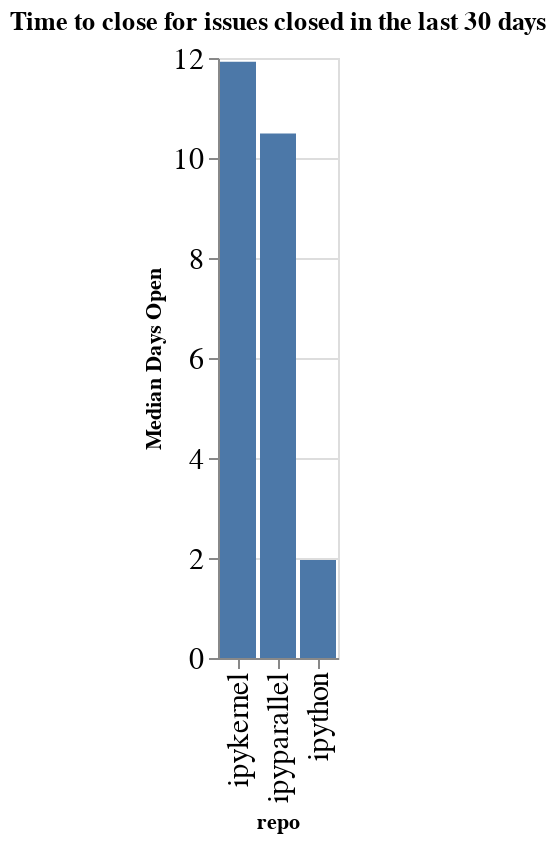

The notebook cell saved with this chart:
### Code cell
time_open = closed.groupby(['org', 'repo']).agg({'time_open': 'median'}).reset_index()
time_open['time_open'] = time_open['time_open'] / (60 * 60 * 24)
time_open['org/repo'] = time_open.apply(lambda a: a['org'] + '/' + a['repo'], axis=1)
sorted_vals = time_open.sort_values(['org', 'time_open'], ascending=False)['repo'].values
alt.Chart(data=time_open, title=f"Time to close for issues closed in the last {n_days} days").mark_bar().encode(
    x=alt.X('repo', sort=alt.Sort(sorted_vals.tolist())),
    y=alt.Y('time_open', title="Median Days Open"),
)

### Figure 1 — Vega-Lite specification as saved in the notebook (floating-point values rounded to 4 significant figures)
{"config": {"axisLeft": {"labelFontSize": 15}, "axisBottom": {"labelFontSize": 15}}, "data": {"name": "data-2405ea163b03c2fcef18bbee81769639"}, "mark": "bar", "encoding": {"x": {"type": "nominal", "field": "repo", "sort": ["ipykernel", "ipyparallel", "ipython"]}, "y": {"type": "quantitative", "field": "time_open", "title": "Median Days Open"}}, "title": "Time to close for issues closed in the last 30 days", "$schema": "https://vega.github.io/schema/vega-lite/v4.0.2.json", "datasets": {"data-2405ea163b03c2fcef18bbee81769639": [{"org": "ipython", "repo": "ipykernel", "time_open": 11.93, "org/repo": "ipython/ipykernel"}, {"org": "ipython", "repo": "ipyparallel", "time_open": 10.49, "org/repo": "ipython/ipyparallel"}, {"org": "ipython", "repo": "ipython", "time_open": 1.959, "org/repo": "ipython/ipython"}]}}
